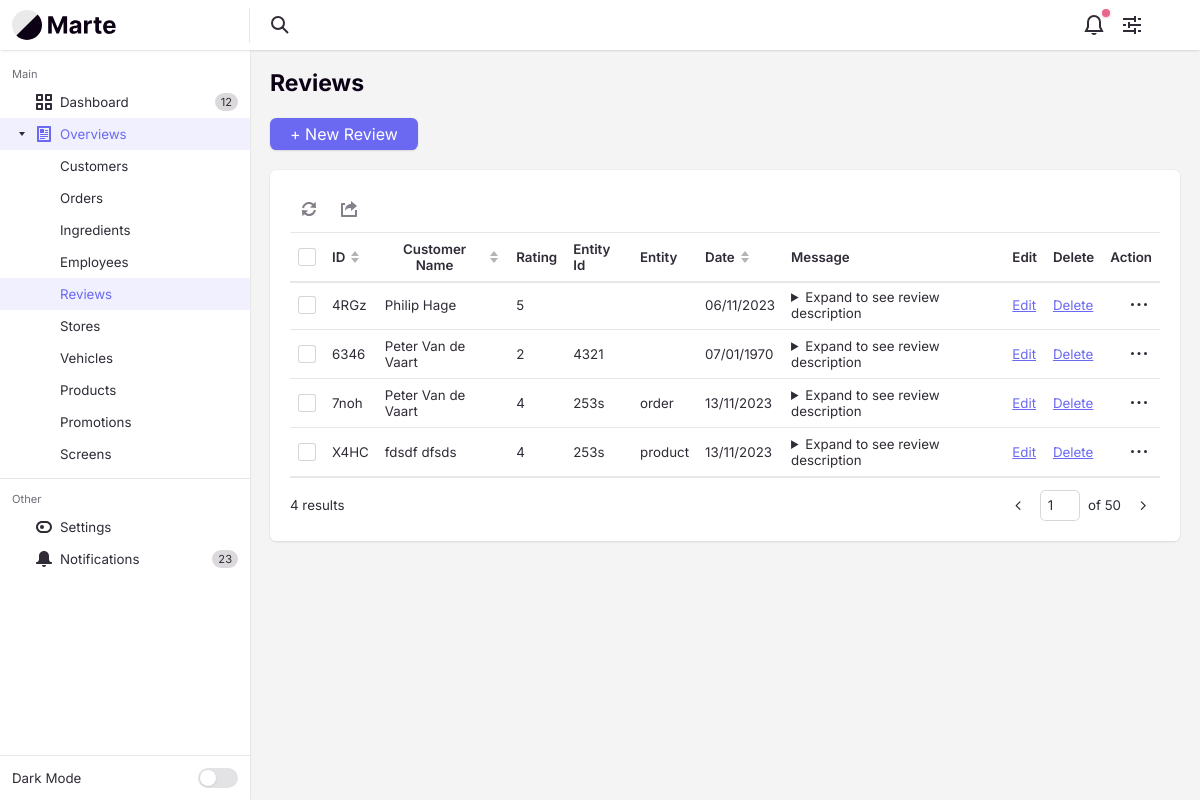
Page /ReviewController/overview/ on the committed database.
### tables this page shows
CREATE TABLE `reviews` (
  `reviewId` varchar(4) NOT NULL,
  `reviewCustomerId` varchar(4) NOT NULL,
  `reviewEntityId` varchar(4) DEFAULT NULL,
  `reviewEntity` varchar(15) NOT NULL,
  `reviewRating` int(3) NOT NULL,
  `reviewIsActive` tinyint(1) NOT NULL DEFAULT 1,
  `reviewCreateDate` int(10) NOT NULL,
  `reviewDescription` text DEFAULT NULL
);

CREATE TABLE `customers` (
  `customerId` varchar(4) NOT NULL,
  `customerFirstName` varchar(255) NOT NULL,
  `customerLastName` varchar(255) NOT NULL,
  `customerStreetName` varchar(255) NOT NULL,
  `customerZipCode` varchar(10) NOT NULL,
  `customerCity` varchar(50) NOT NULL,
  `customerEmail` varchar(255) NOT NULL,
  `customerPhone` varchar(255) NOT NULL,
  `customerType` enum('member','guest','admin') NOT NULL,
  `customerIsActive` tinyint(1) NOT NULL DEFAULT 1,
  `customerCreateDate` int(10) NOT NULL
);

### app/controllers/ReviewController.php (called while the page is built, shortened)
<?php
class ReviewController extends Controller
{
    private $reviewModel;
    public function __construct()
    {
        $this->reviewModel = $this->model('ReviewModel');
    }
    public function overview()
    {
        $reviews = $this->reviewModel->getReviews();
        $countReviews = count($this->reviewModel->getReviews());
        $data = [
            'reviews' => $reviews,
            'countReviews' => $countReviews
        ];
        $this->view('backend/reviews/overview', $data);
    }
}

### app/libraries/Core.php (called while the page is built, shortened)
<?php
class Core
{
    protected $currentMethod = 'index';
    public function __construct()
    {
        $url = $this->getUrl();
        $this->currentController = new $this->currentController();
        if (isset($url[1])) {
            if (method_exists($this->currentController, $url[1])) {
                $this->currentMethod = $url[1];
            } else if (!empty($url[1])) {
                require APPROOT . '/views/includes/404.php';
                exit;
            }
        }
        $this->params = $url ? [$url[2]] : [];
        call_user_func_array([$this->currentController, $this->currentMethod], $this->params);
    }
    public function getUrl()
    {
        $incoming = $_SERVER['REQUEST_URI'];
        $incoming = str_replace("/pizzapalacebackend/", "", $incoming);
        $incoming = trim($incoming, "/");
        $url = filter_var($incoming, FILTER_SANITIZE_URL);
        $url = explode('/', $url);
        $urlController = $url[0];
        $urlAction = "";
        if (array_key_exists(1, $url)) {
            $urlAction = explode('?', $url[1])[0];
        }
        $urlSlug = $url;
        $output = [$urlController, $urlAction, $urlSlug];
        return $output;
    }
}

### app/require.php (called while the page is built, shortened)
<?php
  require_once 'libraries/Core.php';
  require_once 'libraries/Controller.php';
  require_once 'libraries/Database.php';
  $init = new Core();

### public/index.php (called while the page is built)
<?php
  require_once '../app/require.php';
?>

### app/libraries/Database.php (called while the page is built, shortened)
<?php
  class Database {
    private $dbHost = DB_HOST;
    private $dbUser = DB_USER;
    private $dbPass = DB_PASS;
    private $dbName = DB_NAME;
    private $statement;
    private $dbHandler;
    public function __construct()
    {
      $conn = 'mysql:host=' . $this->dbHost . ";dbname=" . $this->dbName;
      $options = array(
        PDO::ATTR_PERSISTENT => true,
        PDO::ATTR_ERRMODE => PDO::ERRMODE_EXCEPTION,
        PDO::ATTR_EMULATE_PREPARES => false
      );
      try
      {
        $this->dbHandler = new PDO($conn, $this->dbUser, $this->dbPass, $options);
      }
      catch(PDOException $e) {
        $this->error = $e->getMessage();
        echo $this->error;
      }
    }
    public function query($sql) {
      $this->statement = $this->dbHandler->prepare($sql);
    }
    public function execute() {
      return $this->statement->execute();
    }
    public function resultSet() {
      $this->execute();
      return $this->statement->fetchAll(PDO::FETCH_OBJ);
    }
  }
?>

### app/models/ReviewModel.php (called while the page is built, shortened)
<?php
class ReviewModel
{
    private $db;
    public function __construct()
    {
        $this->db = new Database();
    }
    public function getReviews()
    {
        $this->db->query("SELECT r.reviewId,
                                 r.reviewCustomerId,
                                 r.reviewRating,
                                 r.reviewEntityId,
                                 r.reviewEntity,
                                 r.reviewDescription,
                                 r.reviewCreateDate,
                                 c.customerFirstName,
                                 c.customerLastName
                                 FROM reviews as r
                                 INNER JOIN customers as c ON r.reviewCustomerId = c.customerId
                                 WHERE reviewIsActive = 1");
        return $this->db->resultSet();
    }
}

### app/views/backend/reviews/overview.php (the view, shortened to what this page needs)
<?php require APPROOT . '/views/includes/head.php'; ?>
<div class="margin-bottom-md">
    <h1 class="text-lg">Reviews</h1>
</div>
<div class="margin-bottom-md">
    <div class="flex flex-wrap gap-sm items-center justify-between">
        <a class="btn btn--primary" href="<?= URLROOT ?>ReviewController/create">+ New Review</a>
    </div>
</div>
<div class="bg radius-md padding-md inner-glow shadow-xs">
    <div class="int-table-actions padding-bottom-xxxs border-bottom border-alpha" data-table-controls="interactive-table-1">
        <menu class="menu-bar js-int-table-actions__no-items-selected js-menu-bar">
            <li class="menu-bar__item " role="menuitem">
            </li>
            <li class="menu-bar__item " role="menuitem">
                <svg class="icon menu-bar__icon" aria-hidden="true" viewBox="0 0 16 16">
                    <g>
                        <path d="M15,16H1c-0.6,0-1-0.4-1-1V3c0-0.6,0.4-1,1-1h3v2H2v10h12V9h2v6C16,15.6,15.6,16,15,16z"></path>
                        <path d="M10,3c-3.2,0-6,2.5-6,7c1.1-1.7,2.4-3,6-3v3l6-5l-6-5V3z"></path>
                    </g>
                </svg>
            </li>
        </menu>
    </div>
    <div id="interactive-table-1" class="int-table text-sm js-int-table">
        <div class="int-table__inner">
            <table class="int-table__table" aria-label="Interactive table example">
                <thead class="int-table__header js-int-table__header">
                    <tr class="int-table__row">
                        <td class="int-table__cell">
                            <div class="custom-checkbox int-table__checkbox">
                                <div class="custom-checkbox__control" aria-hidden="true"></div>
                            </div>
                        </td>
                        <th class="int-table__cell int-table__cell--th int-table__cell--sort js-int-table__cell--sort">
                            <div class="flex items-center">
                                <span>ID</span>
                                <svg class="icon icon--xxs margin-left-xxxs int-table__sort-icon" aria-hidden="true" viewBox="0 0 12 12">
                                    <polygon class="arrow-up" points="6 0 10 5 2 5 6 0" />
                                    <polygon class="arrow-down" points="6 12 2 7 10 7 6 12" />
                                </svg>
                            </div>
                        </th>
                        <th class="int-table__cell int-table__cell--th int-table__cell--sort js-int-table__cell--sort">
                            <div class="flex items-center">
                                <span>Customer Name</span>
                                <svg class="icon icon--xxs margin-left-xxxs int-table__sort-icon" aria-hidden="true" viewBox="0 0 12 12">
                                    <polygon class="arrow-up" points="6 0 10 5 2 5 6 0" />
                                    <polygon class="arrow-down" points="6 12 2 7 10 7 6 12" />
                                </svg>
                            </div>
                        </th>
                        <th class="int-table__cell int-table__cell--th text-left">
                            Rating
                        </th>
                        <th class="int-table__cell int-table__cell--th text-left">
                            Entity Id
                        </th>
                        <th class="int-table__cell int-table__cell--th text-left">
                            Entity
                        </th>
                        <th class="int-table__cell int-table__cell--th int-table__cell--sort js-int-table__cell--sort" data-date-format="dd-mm-yyyy">
                            <div class="flex items-center">
                                <span>Date</span>
                                <svg class="icon icon--xxs margin-left-xxxs int-table__sort-icon" aria-hidden="true" viewBox="0 0 12 12">
                                    <polygon class="arrow-up" points="6 0 10 5 2 5 6 0" />
                                    <polygon class="arrow-down" points="6 12 2 7 10 7 6 12" />
                                </svg>
                            </div>
                        </th>
                        <th class="int-table__cell int-table__cell--th text-left">
                            Message
                        </th>
                        <th class="int-table__cell int-table__cell--th text-left">
                            Edit
                        </th>
                        <th class="int-table__cell int-table__cell--th text-left">
                            Delete
                        </th>
                        <th class="int-table__cell int-table__cell--th text-right">Action</th>
                    </tr>
                </thead>
                <tbody class="int-table__body js-int-table__body">
                    <?php foreach ($data['reviews'] as $review) : ?>
                        <tr class="int-table__row">
                            <th class="int-table__cell" scope="row">
                                <div class="custom-checkbox int-table__checkbox">
                                    <div class="custom-checkbox__control" aria-hidden="true"></div>
                                </div>
                            </th>
                            <td class="int-table__cell"><?= $review->reviewId ?></td>
                            <td class="int-table__cell"><?= $review->customerFirstName . " " . $review->customerLastName ?></td>
                            <td class="int-table__cell text-truncate max-width-xxxxs"><?= $review->reviewRating ?></td>
                            <td class="int-table__cell text-truncate max-width-xxxxs"><?= $review->reviewEntityId ?></td>
                            <td class="int-table__cell text-truncate max-width-xxxxs"><?= $review->reviewEntity ?></td>
                            <td class="int-table__cell"><?= date('d/m/Y', $review->reviewCreateDate) ?></td>
                            <td class="int-table__cell">
                                <details>
                                    <summary>Expand to see review description</summary>
                                </details>
                            </td>
                            <td class="int-table__cell"><a href="<?= URLROOT ?>ReviewController/update/<?= $review->reviewId ?>">Edit</a></td>
                            <td class="int-table__cell"><a href="<?= URLROOT ?>ReviewController/delete/<?= $review->reviewId ?>">Delete</a></td>
                            <td class="int-table__cell">
                                <button class="reset int-table__menu-btn margin-left-auto js-tab-focus" data-label="Edit row" aria-controls="menu-example">
                                    <svg class="icon" viewBox="0 0 16 16">
                                        <circle cx="8" cy="7.5" r="1.5" />
                                        <circle cx="1.5" cy="7.5" r="1.5" />
                                        <circle cx="14.5" cy="7.5" r="1.5" />
                                    </svg>
                                </button>
                            </td>
                        </tr>
                    <?php endforeach ?>
                </tbody>
            </table>
        </div>
    </div>
    <div class="flex items-center justify-between padding-top-sm">
        <p class="text-sm"><?= $data['countReviews'] ?> results</p>
        <nav class="pagination text-sm" aria-label="Pagination">
            <ul class="pagination__list flex flex-wrap gap-xxxs">
                <li>
                    <a href="#0" class="pagination__item">
                        <svg class="icon" viewBox="0 0 16 16">
                            <title>Go to previous page</title>
                            <g stroke-width="1.5" stroke="currentColor">
                                <polyline fill="none" stroke="currentColor" stroke-linecap="round" stroke-linejoin="round" stroke-miterlimit="10" points="9.5,3.5 5,8 9.5,12.5 "></polyline>
                            </g>
                        </svg>
                    </a>
                </li>
                <li>
                    <span class="pagination__jumper flex items-center">
                        <input aria-label="Page number" class="form-control" type="text" id="pageNumber" name="pageNumber" value="1">
                        <em>of 50</em>
                    </span>
                </li>
                <li>
                    <a href="#0" class="pagination__item">
                        <svg class="icon" viewBox="0 0 16 16">
                            <title>Go to next page</title>
                            <g stroke-width="1.5" stroke="currentColor">
                                <polyline fill="none" stroke="currentColor" stroke-linecap="round" stroke-linejoin="round" stroke-miterlimit="10" points="6.5,3.5 11,8 6.5,12.5 "></polyline>
                            </g>
                        </svg>
                    </a>
                </li>
            </ul>
        </nav>
    </div>
</div>
<?php require APPROOT . '/views/includes/footer.php'; ?>

### rows in the picture
reviews: reviewId "4RGz", reviewCustomerId.customerFirstName "Philip", reviewCustomerId.customerLastName "Hage", reviewRating "5", reviewCreateDate "06/11/2023"
reviews: reviewId "6346", reviewCustomerId.customerFirstName "Peter", reviewCustomerId.customerLastName "Van de Vaart", reviewRating "2", reviewEntityId "4321", reviewCreateDate "07/01/1970"
reviews: reviewId "7noh", reviewCustomerId.customerFirstName "Peter", reviewCustomerId.customerLastName "Van de Vaart", reviewRating "4", reviewEntityId "253s", reviewEntity "order", reviewCreateDate "13/11/2023"
reviews: reviewId "X4HC", reviewCustomerId.customerFirstName "fdsdf", reviewCustomerId.customerLastName "dfsds", reviewRating "4", reviewEntityId "253s", reviewEntity "product", reviewCreateDate "13/11/2023"

### other values in the picture
$data['countReviews'] "4"
